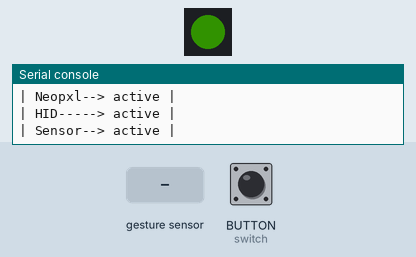
A program run on a simulated CircuitPython board. Parts: 1 RGB LEDs in strip order, left to right, the last lines printed to the serial console. The inputs (shaded band) are chosen by the test bench; at power-on: BUTTON (switch) HIGH. Dim RGB values are drawn brighter than linear; USB keyboard and mouse output is not drawn.

Above: at 1.3 s.
1.4 s: hand swiped up over the gesture sensor
At 2.64 s:
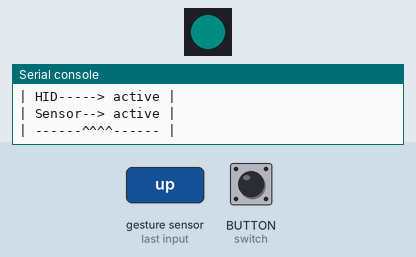
At 3.11 s:
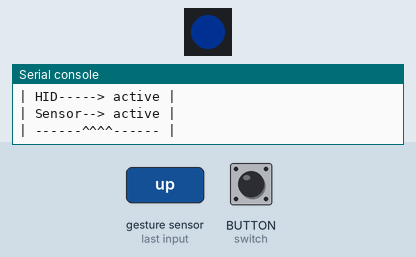
4.4 s: BUTTON (switch) pulled LOW for 0.15 s
At 5.7 s:
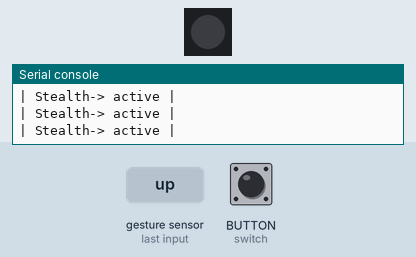
Timing chart, 0 to 7.4 s (numbered marks = the images above; inputs shaded):
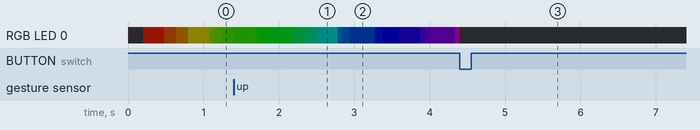

The program:

apds9960_hid-and-jiggle_code.py
```python
import os
import gc
import supervisor
import board
import microcontroller
import neopixel
import time

# import displayio
import terminalio
from digitalio import DigitalInOut, Direction, Pull
import usb_hid
from adafruit_hid.mouse import Mouse
from adafruit_hid.keyboard import Keyboard
from adafruit_hid.keycode import Keycode
from adafruit_hid.keyboard_layout_us import KeyboardLayoutUS

# import adafruit_displayio_sh1106
from adafruit_apds9960.apds9960 import APDS9960


# --I2C-BUS
i2c = board.I2C()  # alternative i2c=busio.I2C(biard.SCL, board.SDA)

# --DISPLAY-SETUP
# displayio.release_displays() # <---- necessary for parallel i2c use
# display_bus = displayio.I2CDisplay(i2c, device_address=0x3C)
# display = adafruit_displayio_sh1106.SH1106(display_bus, width=132, height=64)

# --TIMER
last_time1 = time.monotonic()

# --STOR-STATS
# fs_stat = os.statvfs('/')
# print("|Disk: ", fs_stat[0] * fs_stat[2] / 1024 / 1024, " mb|")
# print("|Free: ", fs_stat[0] * fs_stat[3] / 1024 / 1024, " mb|")
# print("|==================|")

# --SENSOR
apds = APDS9960(i2c)  # address=0x39
apds.enable_proximity = True
apds.enable_gesture = True

# --BUTTON (BOOTSL)
switch = DigitalInOut(board.BUTTON)
switch.direction = Direction.INPUT
switch.pull = Pull.UP

# --HID
mouse = Mouse(usb_hid.devices)
kbd = Keyboard(usb_hid.devices)
layout = KeyboardLayoutUS(kbd)

# --NEOPIXEL-RAINBOW
try:
    from rainbowio import colorwheel
except:

    def colorwheel(pos):
        if pos < 0 or pos > 255:
            return (0, 0, 0)
        if pos < 85:
            return (255 - pos * 3, pos * 3, 0)
        if pos < 170:
            pos -= 85
            return (0, 255 - pos * 3, pos * 3)
        pos -= 170
        return (pos * 3, 0, 255 - pos * 3)


led = neopixel.NeoPixel(board.NEOPIXEL, 1, brightness=0.1)

print("| Neopxl--> active |")
time.sleep(0.05)
print("| HID-----> active |")
time.sleep(0.05)
print("| Sensor--> active |")
time.sleep(0.05)
# ===========================MAIN=LOOP=================================

while True:
    # ~rainbow
    led.fill(colorwheel((time.monotonic() * 50) % 255))
    time.sleep(0.005)

    # ~mouse (do something every x seconds without sleep)
    if time.monotonic() - last_time1 > 5.0:  # every 5 seconds
        last_time1 = time.monotonic()  # save when we do the thing
        # do the jiggle
        mouse.move(x=-2, y=1)
        time.sleep(0.05)
        mouse.move(x=-1, y=2)
        time.sleep(0.05)
        mouse.move(x=1, y=1)
        time.sleep(0.05)
        mouse.move(x=2, y=1)
        time.sleep(0.05)
        mouse.move(x=2, y=-1)
        time.sleep(0.05)
        mouse.move(x=1, y=-2)
        time.sleep(0.05)
        mouse.move(x=-1, y=-1)
        time.sleep(0.05)
        mouse.move(x=-2, y=-1)
    # endif

    # ~gesture-controll
    gesture = apds.gesture()
    if gesture == 0x01:  # -->to-YOU
        print("| ------^^^^------ |")
        time.sleep(0.1)
        kbd.send(40)  # Return/Enter
    elif gesture == 0x02:  # -->to-ME
        print("| ------vvvv------ |")
        kbd.send(227, Keycode.L)  # Win+L to lock screen
    elif gesture == 0x03:  # <--right-to-LEFT||
        print("| ------<<<<------ |")
        layout.write(os.getenv("MY_USER_NAME_FROM_SETTINGS-TOML"))
        # info: os.getenv() to get env-variables from settings.toml
        time.sleep(0.05)
        kbd.send(43)  # TAB
        time.sleep(0.05)
        layout.write(os.getenv("MY_PASSWORD_FROM_SETTINGS-TOML"))
        time.sleep(0.05)
        kbd.send(40)  # Return/Enter
    elif gesture == 0x04:  # ||left-to-RIGHT-->
        print("| ------>>>>------ |")
        layout.write(os.getenv("OTHER_STRING_FROM_SETTINGS-TOML"))
        time.sleep(0.05)
        kbd.send(40)  # Return/Enter

    # ~print RAM every x sec.
    #    if time.monotonic() - last_time1 > 7.5:
    #        last_time1 = time.monotonic() # save when we do the thing
    #        print( "| RAM: ",gc.mem_free() / 1024 * 1.000, " kb|" )
    # ~button
    if switch.value:
        # led.brightness = 0.1
        pass
    else:
        led.brightness = 0
        print("| Stealth-> active |")
```
